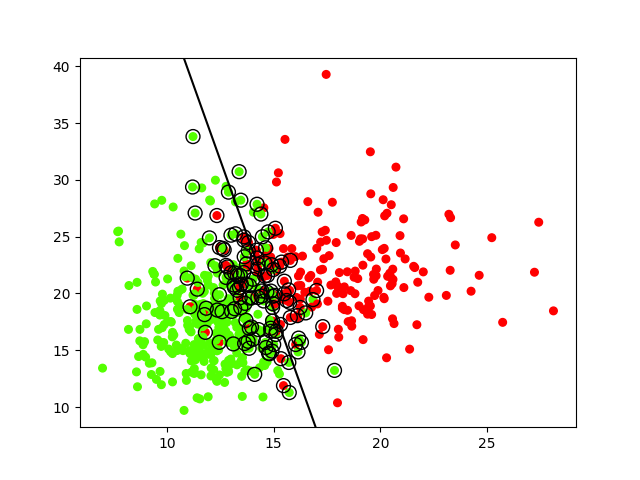

The script that drew this image:
import numpy as np
import matplotlib.pyplot as plt
from sklearn import svm

# This is used for our dataset
from sklearn.datasets import load_breast_cancer

# =============================================================================
# We are using sklearn datasets as presented by the professor in the lab, to create the set of data points about breast cancer
# Data is the set data points
# target is the classification of those data points. 
# More information can be found at https://scikit-learn.org/stable/modules/generated/sklearn.datasets.load_breast_cancer.html#sklearn.datasets.load_breast_cancer
# =============================================================================
dataCancer = load_breast_cancer()

##$$Refrence from Machine Learning labs$$##
# The data[:, x:n] gets two features for the data given. 
# The : part gets all the rows in the matrix. And 0:2 gets the first 2 columns 
# If you want to get a different two features you can replace 0:2 with 1:3, 2:4,... 28:30, 
# there are 30 features in the set so it can only go up to 30.
# If we wanted to plot a 3 dimensional plot then the difference between x and n needs to be 3 instead of two
data = dataCancer.data[:, 0:2]
target = dataCancer.target

# =============================================================================
# Creates the linear svm model and fits it to our data points
# The optional parameter will be default other than these two,
# You can find the other parameters at https://scikit-learn.org/stable/modules/generated/sklearn.svm.SVC.html
# =============================================================================
model = svm.SVC(kernel = 'linear', C = 10000)
model.fit(data, target)


# plots the points 
plt.scatter(data[:, 0], data[:, 1], c=target, s=30, cmap=plt.cm.prism)

# Creates the axis bounds for the grid
axis = plt.gca()
x_limit = axis.get_xlim()
y_limit = axis.get_ylim()

# Creates a grid to evaluate model
x = np.linspace(x_limit[0], x_limit[1], 50)
y = np.linspace(y_limit[0], y_limit[1], 50)
X, Y = np.meshgrid(x, y)
xy = np.c_[X.ravel(), Y.ravel()]

# Creates the decision line for the data points, use model.predict if you are classifying more than two
# model.decision vs model.predict
decision_line = model.decision_function(xy).reshape(Y.shape)


# Plot the decision line and the margins
axis.contour(X, Y,  decision_line, colors = 'k',  levels=[0], 
           linestyles=['-'])
# Shows the support vectors that determine the desision line
axis.scatter(model.support_vectors_[:, 0], model.support_vectors_[:, 1], s=100,
           linewidth=1, facecolors='none', edgecolors='k')

# Shows the graph
plt.show()
